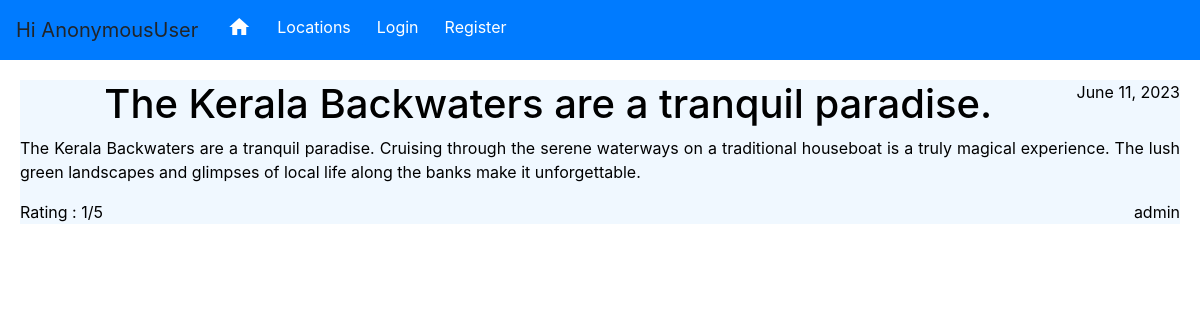
Page /detail/11/ on the committed database.
### base/models.py (models this page shows)
class Review(models.Model):
    user = models.ForeignKey(User, on_delete=models.CASCADE, null=True,blank=True)
    title  = models.CharField(max_length=200)
    description = models.TextField(null=True,blank=True)
    location = models.CharField(max_length=200)
    linktolocation = models.URLField(null=True,blank=True)
    public = models.BooleanField(default=True)
    date  = models.DateField(auto_now_add=True)
    rating = models.SmallIntegerField(default=1,validators=[MinValueValidator(0),MaxValueValidator(5)])
    def __str__(self):
        return self.title
    class Meta:
        ordering = ['date']

### base/views.py (the view)
# urls.py: path('detail/<int:pk>/',views.ReviewDetail.as_view(), name= 'detail'),
class ReviewDetail(DetailView):
    model = Review
    context_object_name = 'review'

### base/templates/base/review_detail.html
{% extends 'base/mainbase.html' %}
{% block main %}
<div class="review-detail">
<p style="float: right;"> {{review.date}}</p>
<h1>{{review}}</h1>
<p>{{review.description}}</p>
<p style="float: right;"> {{review.user}}</p>
<p>Rating : {{review.rating}}/5</p>
</div>
{% endblock%}

### base/templates/base/mainbase.html (style rules this page uses)
* { list-style: none; }
h1, h2, h3, h4, h5, h6 { text-align: center; }
.review-detail { text-align: justify; background-color: aliceblue; }
.bg-image { background-image: url('https://cutewallpaper.org/27/background-wallpaper-from-around-the-world/98312228.jpg'); background-repeat: repeat; background-size: cover; }

### rows in the picture
Review: date "June 11, 2023", title "The Kerala Backwaters are a tranquil paradise.", description "The Kerala Backwaters are a tranquil paradise. Cruising through the serene waterways on a traditional houseboat is a truly magical experience. The lush green landscapes and glimpses of local life along the banks make it unforgettable.", user "admin", rating "1"

### other values in the picture
{{ user }} "AnonymousUser"
